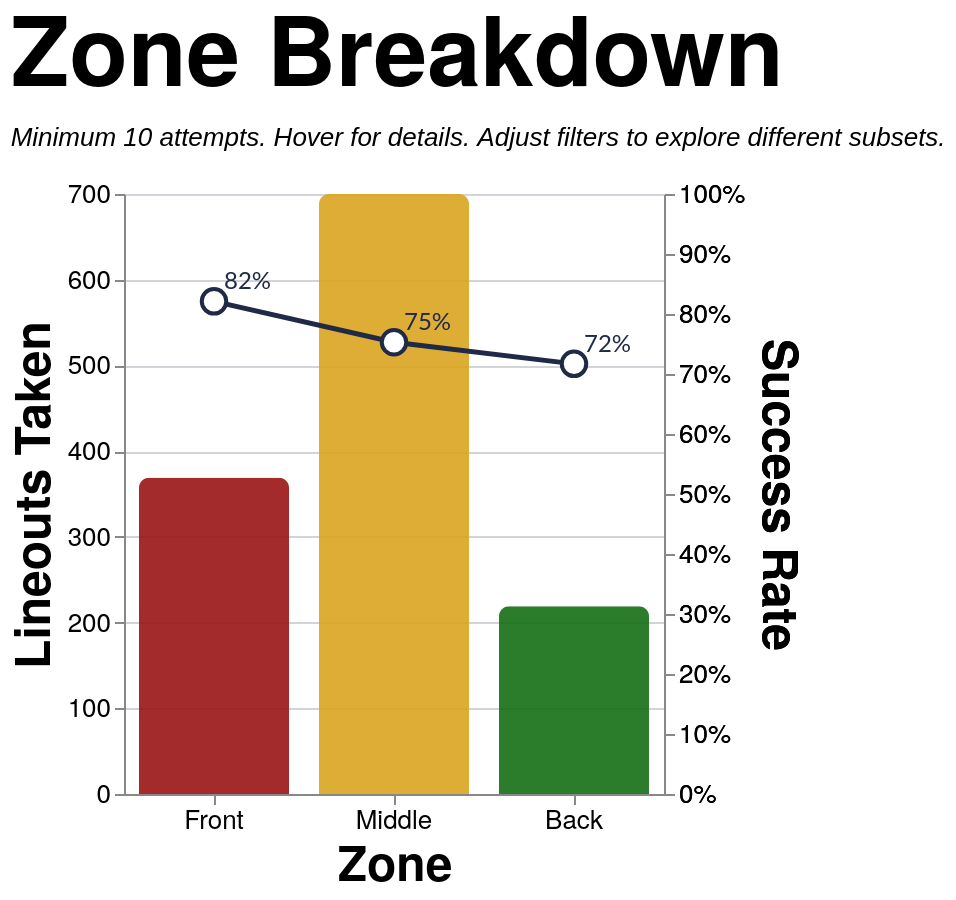

Describe this chart as a Vega-Lite specification.
### Vega-Lite specification from a JSON file in a GitHub repository (floating-point values rounded to 4 significant figures; data arrays with more than 128 entries replaced by an {"elided": "..."} marker saying what was removed)
{"config": {"axis": {"labelFont": "PT Sans Narrow, Helvetica Neue, Helvetica, Arial, sans-serif", "titleFont": "PT Sans Narrow, Helvetica Neue, Helvetica, Arial, sans-serif", "labelFontSize": 13, "titleFontSize": 24, "gridColor": "#202947", "gridOpacity": 0.2, "zindex": 1}, "text": {"font": "Lato, sans-serif"}, "bar": {"cornerRadiusEnd": 5}, "header": {"labelFont": "PT Sans Narrow, Helvetica Neue, Helvetica, Arial, sans-serif", "titleFont": "PT Sans Narrow, Helvetica Neue, Helvetica, Arial, sans-serif", "labelFontSize": 24, "titleFontSize": 28, "labelFontWeight": "bold", "orient": "left"}, "legend": {"labelFont": "PT Sans Narrow, Helvetica Neue, Helvetica, Arial, sans-serif", "titleFont": "PT Sans Narrow, Helvetica Neue, Helvetica, Arial, sans-serif", "labelFontSize": 14, "titleFontSize": 16, "titlePadding": 5, "fillColor": "white", "strokeColor": "black", "padding": 10, "titleFontWeight": "lighter", "titleFontStyle": "italic", "titleColor": "gray", "offset": 10}, "title": {"font": "PT Sans Narrow, Helvetica Neue, Helvetica, Arial, sans-serif", "fontSize": 48, "fontWeight": "bold", "anchor": "start", "align": "center", "titlePadding": 20, "subtitlePadding": 10, "subtitleFontSize": 13, "subtitleColor": "", "subtitleFontStyle": "italic", "offset": 15, "color": "black"}, "axisX": {"labelAngle": 0}, "facet": {"title": null, "header": null, "align": {"row": "each", "column": "each"}, "spacing": 10}, "resolve": {"scale": {"y": "independent", "facet": "independent"}}, "background": "transparent", "scale": {"offsetBandPaddingOuter": 0.2, "offsetBandPaddingInner": 0.1}, "view": {"stroke": null, "background": "transparent"}}, "layer": [{"mark": {"type": "bar", "opacity": 0.9, "size": 75}, "encoding": {"color": {"field": "area", "legend": null, "scale": {"domain": ["Front", "Middle", "Back"], "range": ["#991515", "goldenrod", "#146f14"]}, "type": "nominal"}, "stroke": {"value": "transparent"}, "tooltip": [{"field": "area", "title": "Zone", "type": "nominal"}, {"field": "attempts", "format": ",.0f", "title": "Attempts", "type": "quantitative"}, {"field": "won", "format": ",.0f", "title": "Won", "type": "quantitative"}, {"field": "success_rate", "format": ".1%", "title": "Success Rate", "type": "quantitative"}], "x": {"axis": {"labelAngle": 0}, "field": "area", "sort": ["Front", "Middle", "Back"], "title": "Zone", "type": "nominal"}, "y": {"field": "attempts", "title": "Lineouts Taken", "type": "quantitative"}}, "transform": [{"filter": "(loSquad == 'All' || datum.squad == loSquad) && (loSeason == 'All' || datum.season == loSeason) && (loGameType == 'All' || (loGameType == 'League + Cup' && (datum.game_type == 'League' || datum.game_type == 'Cup')) || (loGameType == 'League only' && datum.game_type == 'League') || datum.game_type == loGameType) && (loThrower == 'All' || datum.thrower == loThrower) && (loJumper == 'All' || datum.jumper == loJumper) && (loArea == 'All' || datum.area == loArea) && (loNumbers == 'All' || datum.numbers == loNumbers)"}, {"aggregate": [{"op": "count", "as": "attempts"}, {"op": "sum", "field": "won", "as": "won"}], "groupby": ["area"]}, {"filter": "datum.attempts >= 10"}, {"calculate": "datum.won / datum.attempts", "as": "success_rate"}]}, {"mark": {"type": "line", "point": {"fill": "white", "filled": false, "size": 150, "stroke": "#202946"}, "stroke": "#202946", "strokeWidth": 2.5}, "encoding": {"tooltip": [{"field": "area", "title": "Zone", "type": "nominal"}, {"field": "attempts", "format": ",.0f", "title": "Attempts", "type": "quantitative"}, {"field": "won", "format": ",.0f", "title": "Won", "type": "quantitative"}, {"field": "success_rate", "format": ".1%", "title": "Success Rate", "type": "quantitative"}], "x": {"axis": {"labelAngle": 0}, "field": "area", "sort": ["Front", "Middle", "Back"], "title": "Zone", "type": "nominal"}, "y": {"axis": {"format": "%", "orient": "right"}, "field": "success_rate", "scale": {"domain": [0, 1]}, "title": "Success Rate", "type": "quantitative"}}, "transform": [{"filter": "(loSquad == 'All' || datum.squad == loSquad) && (loSeason == 'All' || datum.season == loSeason) && (loGameType == 'All' || (loGameType == 'League + Cup' && (datum.game_type == 'League' || datum.game_type == 'Cup')) || (loGameType == 'League only' && datum.game_type == 'League') || datum.game_type == loGameType) && (loThrower == 'All' || datum.thrower == loThrower) && (loJumper == 'All' || datum.jumper == loJumper) && (loArea == 'All' || datum.area == loArea) && (loNumbers == 'All' || datum.numbers == loNumbers)"}, {"aggregate": [{"op": "count", "as": "attempts"}, {"op": "sum", "field": "won", "as": "won"}], "groupby": ["area"]}, {"filter": "datum.attempts >= 10"}, {"calculate": "datum.won / datum.attempts", "as": "success_rate"}]}, {"mark": {"type": "text", "align": "left", "baseline": "middle", "color": "#202946", "dx": 5, "dy": -10, "fontSize": 12}, "encoding": {"text": {"field": "success_rate", "format": ".0%", "type": "quantitative"}, "x": {"axis": {"labelAngle": 0}, "field": "area", "sort": ["Front", "Middle", "Back"], "title": "Zone", "type": "nominal"}, "y": {"axis": {"format": "%", "orient": "right"}, "field": "success_rate", "scale": {"domain": [0, 1]}, "title": "Success Rate", "type": "quantitative"}}, "transform": [{"filter": "(loSquad == 'All' || datum.squad == loSquad) && (loSeason == 'All' || datum.season == loSeason) && (loGameType == 'All' || (loGameType == 'League + Cup' && (datum.game_type == 'League' || datum.game_type == 'Cup')) || (loGameType == 'League only' && datum.game_type == 'League') || datum.game_type == loGameType) && (loThrower == 'All' || datum.thrower == loThrower) && (loJumper == 'All' || datum.jumper == loJumper) && (loArea == 'All' || datum.area == loArea) && (loNumbers == 'All' || datum.numbers == loNumbers)"}, {"aggregate": [{"op": "count", "as": "attempts"}, {"op": "sum", "field": "won", "as": "won"}], "groupby": ["area"]}, {"filter": "datum.attempts >= 10"}, {"calculate": "datum.won / datum.attempts", "as": "success_rate"}]}], "data": {"name": "data-6b9778bc6709336b9d08c793896102b2"}, "height": 300, "params": [{"name": "loSquad", "value": "All"}, {"name": "loSeason", "value": "All"}, {"name": "loGameType", "value": "All"}, {"name": "loThrower", "value": "All"}, {"name": "loJumper", "value": "All"}, {"name": "loArea", "value": "All"}, {"name": "loNumbers", "value": "All"}], "resolve": {"scale": {"y": "independent"}}, "title": {"text": "Zone Breakdown", "subtitle": "Minimum 10 attempts. Hover for details. Adjust filters to explore different subsets."}, "width": {"step": 90}, "$schema": "https://vega.github.io/schema/vega-lite/v5.20.1.json", "datasets": {"data-6b9778bc6709336b9d08c793896102b2": {"elided": "1291 records"}}}
